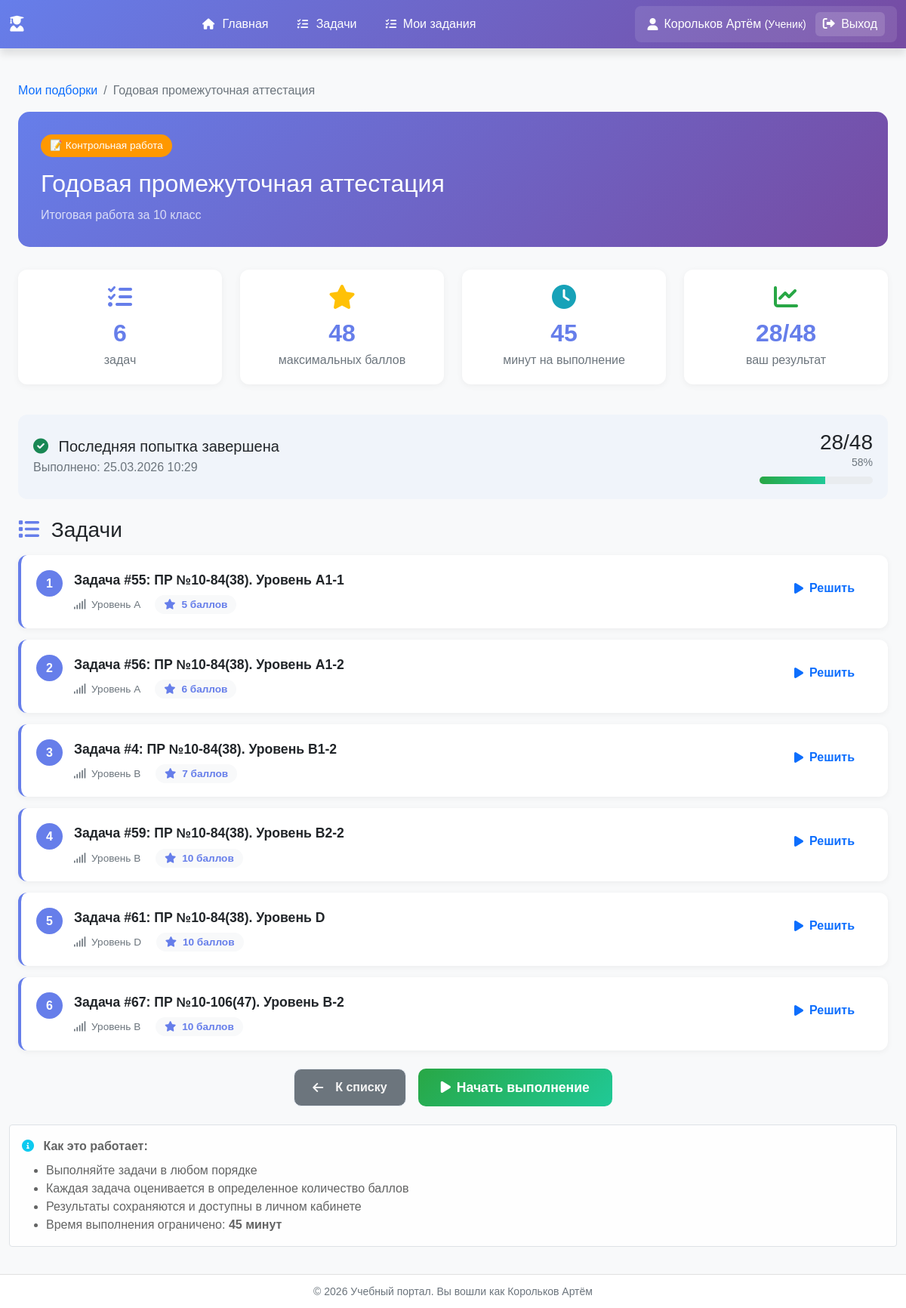
/tasks/collections/1/ (signed in), run on an earlier commit of the app's database.
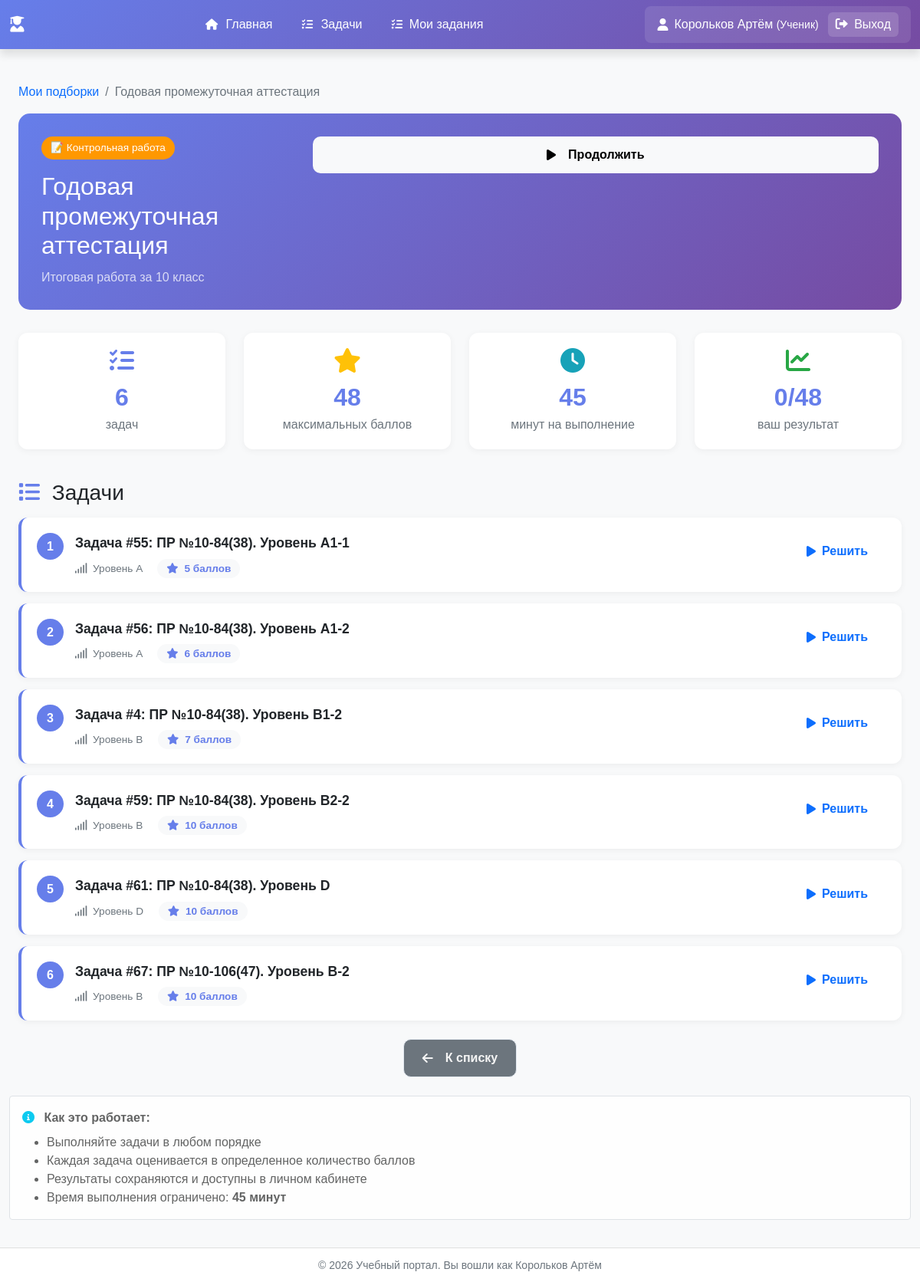
And on a later commit of the database.
### task_description_app/models.py (models this page shows, shortened)
class CollectionAttempt(models.Model):
    STATUS_CHOICES = (
        ('in_progress', 'В процессе'),
        ('completed', 'Завершена'),
        ('graded', 'Проверена'),
    )
    collection = models.ForeignKey(Collection, on_delete=models.CASCADE, related_name='attempts')
    student = models.ForeignKey(settings.AUTH_USER_MODEL, on_delete=models.CASCADE, related_name='collection_attempts')
    status = models.CharField('Статус', max_length=20, choices=STATUS_CHOICES, default='in_progress')
    score = models.IntegerField('Баллы', default=0)
    max_score = models.IntegerField('Максимум', default=0)
    started_at = models.DateTimeField(auto_now_add=True)
    completed_at = models.DateTimeField(null=True, blank=True)
    class Meta:
        ordering = ['-started_at']
        verbose_name = 'Попытка выполнения'
        verbose_name_plural = 'Попытки выполнения'
    def get_progress_percent(self):
        if self.max_score > 0:
            return round((self.score / self.max_score) * 100)
        return 0

### task_description_app/views.py (the view)
# urls.py: path('collections/<int:collection_id>/', views.collection_detail, name='collection_detail'),
def collection_detail(request, collection_id):
    collection = get_object_or_404(Collection, id=collection_id)
    if not collection.is_public and collection.author != request.user:
        return redirect('home')
    items = collection.collection_items.select_related('task').order_by('order')
    attempt = None
    if request.user.is_authenticated and request.user.user_type == 'student':
        attempt = CollectionAttempt.objects.filter(
            collection=collection,
            student=request.user
        ).first()
    context = {
        'collection': collection,
        'items': items,
        'attempt': attempt,
        'title': collection.title,
    }
    return render(request, 'task_description_app/collection_detail.html', context)

### task_description_app/models.py (called while the page is built)
    def get_total_score(self):
        return sum(item.max_score for item in self.collection_items.all())

### templates/task_description_app/collection_detail.html (shortened to what the changed rows need)
{% extends "base.html" %}
{% load static %}
{% load pluralize_ru %}
{% block content %}
    <div class="container mt-4">
        <div class="collection-header">
            <div class="d-flex justify-content-between align-items-start">
                <div>
                <span class="collection-badge badge-{{ collection.collection_type }}">
                </span>
                    <h1 class="mt-3">{{ collection.title }}</h1>
                    <p class="mb-0 opacity-75">{{ collection.description }}</p>
                </div>
                {% if user.user_type == 'student' and attempt and attempt.status == 'in_progress' %}
                    <a href="{% url 'tasks:collection_attempt' attempt.id %}" class="btn btn-light">
                        <i class="fas fa-play me-2"></i>Продолжить
                    </a>
                {% endif %}
            </div>
        </div>
        <div class="row mb-4">
            <div class="col-md-3 mb-3">
                <div class="stats-card">
                    <i class="fas fa-chart-line fa-2x mb-2" style="color: #28a745;"></i>
                    <div class="stats-number">
                        {% if attempt %}
                            {{ attempt.score }}/{{ attempt.max_score }}
                        {% else %}
                            0/{{ collection.get_total_score }}
                        {% endif %}
                    </div>
                    <div class="text-muted">ваш результат</div>
                </div>
            </div>
        </div>
        {% if attempt and attempt.status != 'in_progress' %}
            <div class="attempt-card mb-4">
                <div class="d-flex justify-content-between align-items-center">
                    <div>
                        <h5 class="mb-1">
                            {% if attempt.status == 'completed' %}
                                <i class="fas fa-check-circle text-success me-2"></i>
                                Последняя попытка завершена
                            {% else %}
                                <i class="fas fa-check-double text-primary me-2"></i>
                                Последняя попытка проверена
                            {% endif %}
                        </h5>
                        <p class="text-muted mb-0">
                            Выполнено: {{ attempt.completed_at|date:"d.m.Y H:i" }}
                        </p>
                    </div>
                    <div class="text-end">
                        <div class="h3 mb-0">{{ attempt.score }}/{{ attempt.max_score }}</div>
                        <div class="text-muted small">{{ attempt.get_progress_percent }}%</div>
                        <div class="progress mt-2" style="width: 150px;">
                            <div class="progress-bar" style="width: {{ attempt.get_progress_percent }}%"></div>
                        </div>
                    </div>
                </div>
            </div>
        {% endif %}
        <div class="mt-4 d-flex gap-3 justify-content-center">
            {% if user.user_type == 'teacher' %}
                {% if collection.author == user %}
                    <div class="d-flex gap-2">
                        <a href="{% url 'tasks:assign_collection' collection.id %}" class="btn btn-success">
                            <i class="fas fa-paper-plane me-2"></i>
                            Выдать ученикам
                        </a>
                    </div>
                {% endif %}
                <div>
                    <a href="{% url 'tasks:collection_edit' collection.id %}" class="btn btn-warning">
                        <i class="fas fa-edit me-2"></i>Редактировать
                    </a>
                </div>
            {% elif user.user_type == 'student' and items %}
                {% if not attempt or attempt.status == 'completed' or attempt.status == 'graded' %}
                    <form method="post" action="{% url 'tasks:start_collection' collection.id %}"
                          style="display: inline;">
                        <button type="submit" class="btn-start">
                            <i class="fas fa-play me-2"></i>Начать выполнение
                        </button>
                    </form>
                {% endif %}
            {% endif %}
        </div>
    </div>
    </div>
{% endblock %}

What changed in the data, as far as the page shows it:
no longer on this page (row unchanged): CollectionAttempt: score "28", max_score "48", completed_at "25.03.2026 10:29", get_progress_percent "58"
added CollectionAttempt: score "0", max_score "48"
Also different on the page:
text no longer shown: "Последняя попытка завершена Выполнено: / % Начать выполнение"
text now shown: "Продолжить"
